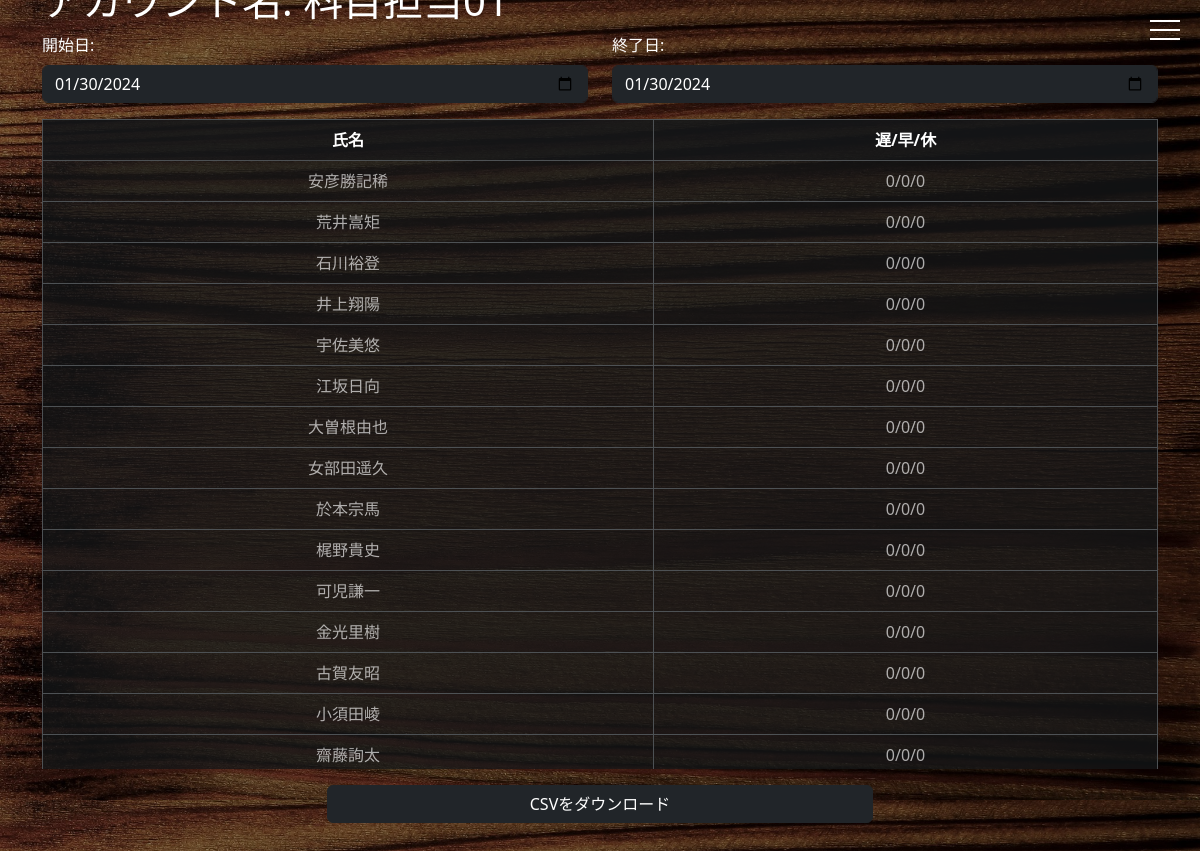
The page /atbook/teacherslist2/ (signed in) on the database its author committed.
### mylogin/models.py (models this page shows, shortened)
class User(AbstractBaseUser, PermissionsMixin):
    Subject = models.ManyToManyField(Subject, verbose_name=_('科目'), blank=True, related_name='related_Subject')
    uuid = models.UUIDField(default=uuid_lib.uuid4,
                            primary_key=True, editable=False)
    username_validator = UnicodeUsernameValidator()
    username = models.CharField(
        _('username'),
        max_length=150,
        unique=True,
        help_text=_(
            'Required. 150 characters or fewer. Letters, digits and @/./+/-/_ only.'),
        validators=[username_validator],
        error_messages={
            'unique': _("A user with that username already exists."),
        },
    )
    full_name = models.CharField(_('氏名'), max_length=150, blank=True)
    email = models.EmailField(_('email address'), blank=True)
    departments = models.ManyToManyField(
        Department,
        verbose_name=_('所属'),
        blank=True,
        help_text=_('Specific Departments for this user.'),
        related_name="user_set",
        related_query_name="user",
    )
    is_staff = models.BooleanField(
        _('staff status'),
        default=False,
        help_text=_(
            'Designates whether the user can log into this admin site.'),
    )
    is_active = models.BooleanField(
        _('active'),
        default=True,
        help_text=_(
            'Designates whether this user should be treated as active. '
            'Unselect this instead of deleting accounts.'
        ),
    )
    date_joined = models.DateTimeField(_('date joined'), default=timezone.now)
    objects = UserManager()
    EMAIL_FIELD = 'email'
    USERNAME_FIELD = 'username'
    REQUIRED_FIELDS = ['email', ]
    accidental_absence = models.IntegerField(null=True,blank=True,default=0)
    class_absence = models.IntegerField(null=True,blank=True,default=0)
    sick_absence = models.IntegerField(null=True,blank=True,default=0)
    leaving_early = models.IntegerField(null=True,blank=True,default=0)
    tardiness = models.IntegerField(null=True,blank=True,default=0)
    class Meta:
        verbose_name = _('user')
        verbose_name_plural = _('users')

### ATbook/views.py (the view, shortened to what this page needs)
# urls.py: path('teacherslist2/', Teachers_list2, name='Teacherslist2'),
@user_passes_test(lambda u: u.groups.filter(name__in=['HomeroomTeacher', 'SubjectTeacher']).exists(), login_url='')
def Teachers_list2(request):
    if request.method == "POST" or request.method == "GET":
        user = request.user
        username = user.full_name
        today_date = date.today()
        attendance_dict = {}
        subject_list = []
        selected_department = 'CS'
        selected_department = Department.objects.get(name=selected_department)
        students = User.objects.filter(
            departments__name=selected_department, groups__name='Student').order_by('username')
        print(request.POST)
        for student in students:
            if student.full_name not in attendance_dict:
                attendance_dict[student.full_name] = {}
            total_late = 0
            total_leave = 0
            total_absent = 0
            total_present = 0
            next_date = today_date - timedelta(0)
            selected_start = next_date.strftime("%Y-%m-%d")
            selected_end = today_date.strftime("%Y-%m-%d")
            if request.method != "GET":
                selected_start = request.POST.get('start_date')
                selected_end = request.POST.get('end_date')
            totals = Total.objects.filter(Q(date__gte=selected_start) & Q(
                date__lte=selected_end), student=student)
            attendance_dict[student.full_name]["total"] = "0/0/0"
            for total in totals:
                total_late += total.late
                total_leave += total.leave
                total_absent += total.absent
                total_present += total.present
            attendance_dict[student.full_name]["total"] = f"{total_late}/{total_leave}/{total_absent}"
    print(subject_list)
    print(attendance_dict)
    menu_items = [
        {'name': '科目ごとの集計', 'url': reverse('ATbook:Teacherslist')},
        {'name': '出欠登録', 'url': reverse('ATbook:Attenddef')},
        {'name': 'ログアウト', 'url': reverse('loginapp:logout')},
    ]
    if user.is_staff:
        menu_items.insert(2, {'name': '管理者', 'url': reverse('admin:index')})
    if user.groups.filter(name='HomeroomTeacher').exists():
        menu_items.insert(1, {'name': '遅/早/休の集計', 'url': reverse('ATbook:Teacherslist2')})
    context = {
        'menu_items': menu_items,
        'username': username,
        'subject_list': subject_list,
        'selected_start': selected_start,
        'selected_end': selected_end,
        'attendance_dict': attendance_dict,
    }
    return render(request, 'Teacherslist2.html', context)

### mylogin/models.py (called while the page is built)
    def __str__(self):
        return self.name

### ATbook/templates/Teacherslist2.html (shortened to what this page needs)
{% extends "base.html" %}
{% load django_bootstrap5 %}
{% load static %}
        {% block content %}
            <link rel="stylesheet"
                  href="https://use.fontawesome.com/releases/v5.15.4/css/all.css">
            <section class="intro">
                <div class="gradient-custom-2 h-100">
                    <div class="mask d-flex align-items-center h-100">
                        <div class="container">
                            <div class="row justify-content-center">
                                <div class="col-12">
                                    <h1 style="color: white;">アカウント名: {{ username }}</h1>
                                    <form method="POST" id="select-form">
                                        <div class="row">
                                            <div class="col">
                                                <div class="form-group">
                                                    <label for="start-date" class="form-label" style="color: white;">開始日:</label>
                                                    <input type="date"
                                                           class="form-control bg-dark text-white border-dark"
                                                           id="start_date"
                                                           name="start_date"
                                                           {% if selected_start %}value="{{ selected_start }}"{% endif %}>
                                                </div>
                                            </div>
                                            <div class="col">
                                                <div class="form-group">
                                                    <label for="end-date" class="form-label" style="color: white;">終了日:</label>
                                                    <input type="date"
                                                           class="form-control bg-dark text-white border-dark"
                                                           id="end_date"
                                                           name="end_date"
                                                           {% if selected_end %}value="{{ selected_end }}"{% endif %}>
                                                </div>
                                            </div>
                                        </div>
                                    </form>
                                    <div class="table-responsive table-container">
                                        <table id="student-table" class="table table-dark table-bordered mb-0">
                                            <thead>
                                                <th scope="col">氏名</th>
                                                <th scope="col">遅/早/休</th>
                                            </thead>
                                            <tbody>
                                                {% for fullname, subject in attendance_dict.items %}
                                                    <tr>
                                                        <td>{{ fullname }}</td>
                                                        <td>{{ subject.total }}</td>
                                                    </tr>
                                                {% endfor %}
                                            </tbody>
                                        </table>
                                    </div>
                                </div>
                                <form method="POST" id="select-form2">
                                <div class="row justify-content-center mt-3">
                                    <div class="col-6">
                                        <button type="submit"
                                        id="csv-btn"
                                        class="btn btn-primary w-100"
                                        name="download"
                                        value="csv">CSVをダウンロード</button>
                                    </div>
                            </div>
                        </form>
                            </div>
                        </div>
                    </div>
                </section>
            {% endblock %}

### ATbook/templates/base.html (style rules this page uses)
html, body, .intro { height: 100%; }
body, .gradient-custom-2 { background-image: linear-gradient(rgba(0,0,0,0.4),rgba(0,0,0,0.4)),url("/static/img/grain.jpeg"); background-size: cover; }
.table-container { width: 100%; overflow-x: auto; max-height: 650px; overflow-y: auto; }
.table-container table { color: #ffffff; width: 100%; }
.table-container thead th, .table-container tbody th { color: #ffffff; background-color: rgba(20,23,25,0.9); white-space: nowrap; overflow: hidden; text-overflow: ellipsis; min-width: 80px; max-width: 700px; text-align: center; vertical-align: middle; }
.table-container tbody td { font-weight: 500; color: rgba(255, 255, 255, 0.65); background-color: rgba(20,23,25,0.75); white-space: nowrap; overflow: hidden; text-overflow: ellipsis; min-width: 80px; max-width: 700px; text-align: center; vertical-align: middle; }
.btn-primary { background-color: #212529; border-color: #212529; color: white; }

### rows shown on the page
User: attendance_dict "安彦勝記稀"
User: attendance_dict "荒井嵩矩"
User: attendance_dict "石川裕登"
User: attendance_dict "井上翔陽"
User: attendance_dict "宇佐美悠"
User: attendance_dict "江坂日向"
User: attendance_dict "大曽根由也"
User: attendance_dict "女部田遥久"
User: attendance_dict "於本宗馬"
User: attendance_dict "梶野貴史"
User: attendance_dict "可児謙一"
User: attendance_dict "金光里樹"
User: attendance_dict "古賀友昭"
User: attendance_dict "小須田崚"
User: attendance_dict "齋藤詢太"

### other values the page prints
{{ subject.total }} "0/0/0" "0/0/0" "0/0/0" "0/0/0" "0/0/0" "0/0/0" "0/0/0" "0/0/0" "0/0/0" "0/0/0" "0/0/0" "0/0/0" "0/0/0" "0/0/0" "0/0/0"
